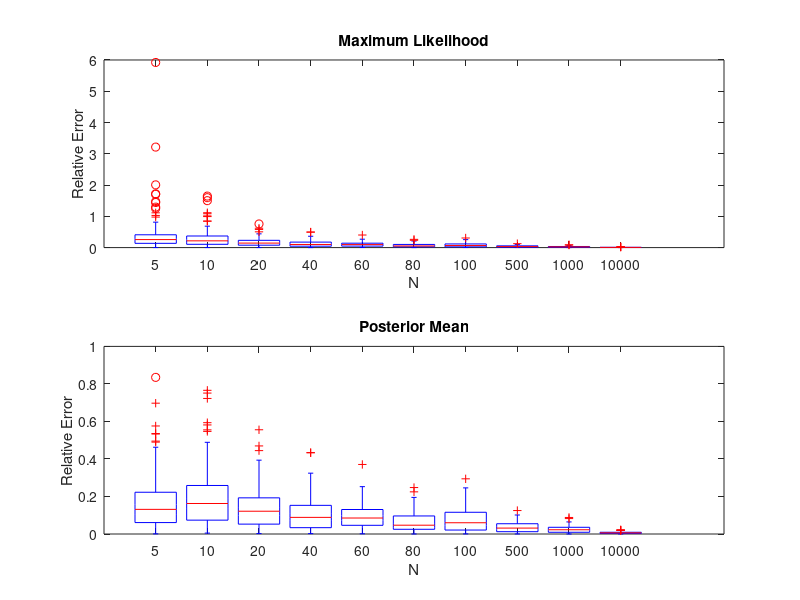

Write the MATLAB code that produced this figure.
clear;
N = [5 10 20 40 60 80 100 500 1000 10000];
%defining the matrices for storing the errors
ml = zeros(100,10);
bay = zeros(100,10);
for k=1:10
for c = 1:100
X = rand(N(k),1);
%getting the data set
Y = -0.2*log(X);
%Calculating the errors and storing in the corresponding matrix
ml(c,k) = abs((N(k)/sum(Y)- 5)/5);
bay(c,k) = abs(((N(k) + 5.5)/(sum(Y)+1) - 5)/5);
end
end
%Plotting the graphs
subplot(2,1,1) 
boxplot(ml);
title('Maximum Likelihood');
set(gca,'XTickLabel',N);
xlabel('N');
ylabel('Relative Error');
subplot(2,1,2) 
boxplot(bay);
title('Posterior Mean');
set(gca,'XTickLabel',N);
xlabel('N');
ylabel('Relative Error');
